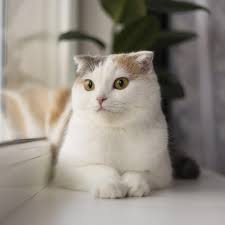
#> input picture kucing.jpeg, 225 x 225 px
$ python latihan10.py
#> lines starting #> are read from the running program, lines starting #| are printed output that depends on the picture
# vilda azizah wiguna
# 1217070085
# Operasi Geometri

#operasi translasi
import cv2
import numpy as np
image = cv2.imread('kucing.jpeg')
#> image is the input picture: shape (225, 225, 3); mean B, G, R 131.1, 140, 147
height, width = image.shape[:2]
#> height = 225; width = 225
#membuat matriks M dengan contoh Tx = 100 & Ty = 50
M = np.float32([[1,0,100],[0,1,50]])
image_translation = cv2.warpAffine(image, M, (height, width))
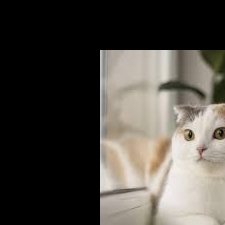
#> image_translation: shape (225, 225, 3); mean B, G, R 67.2, 73.1, 77

cv2.imshow('citra', image)
cv2.imshow('citra hasil translation', image_translation)
cv2.waitKey(0)

$ run again, with test_image.jpg copied over kucing.jpeg
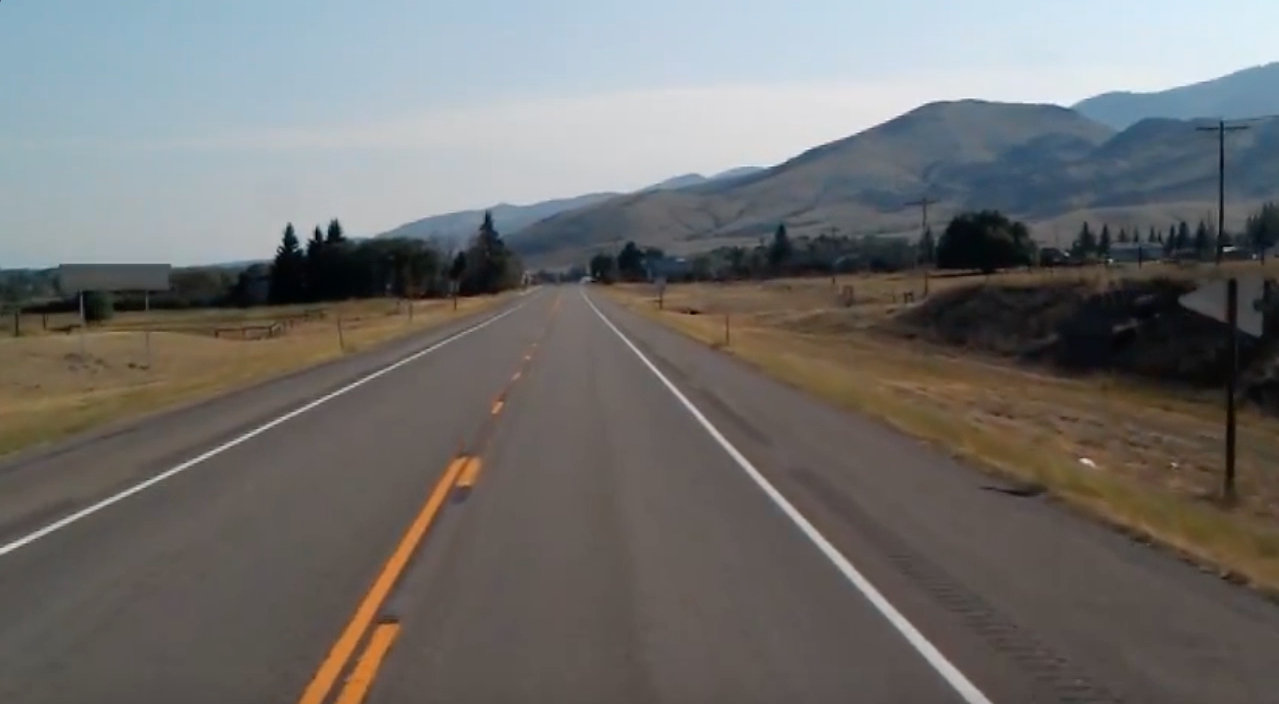
#> input picture test_image.jpg, 1279 x 704 px
#> image is the input picture: shape (704, 1279, 3); mean B, G, R 109.7, 111.3, 112.3
#> `image_translation = cv2.warpAffine(image, M, (height, width))`:
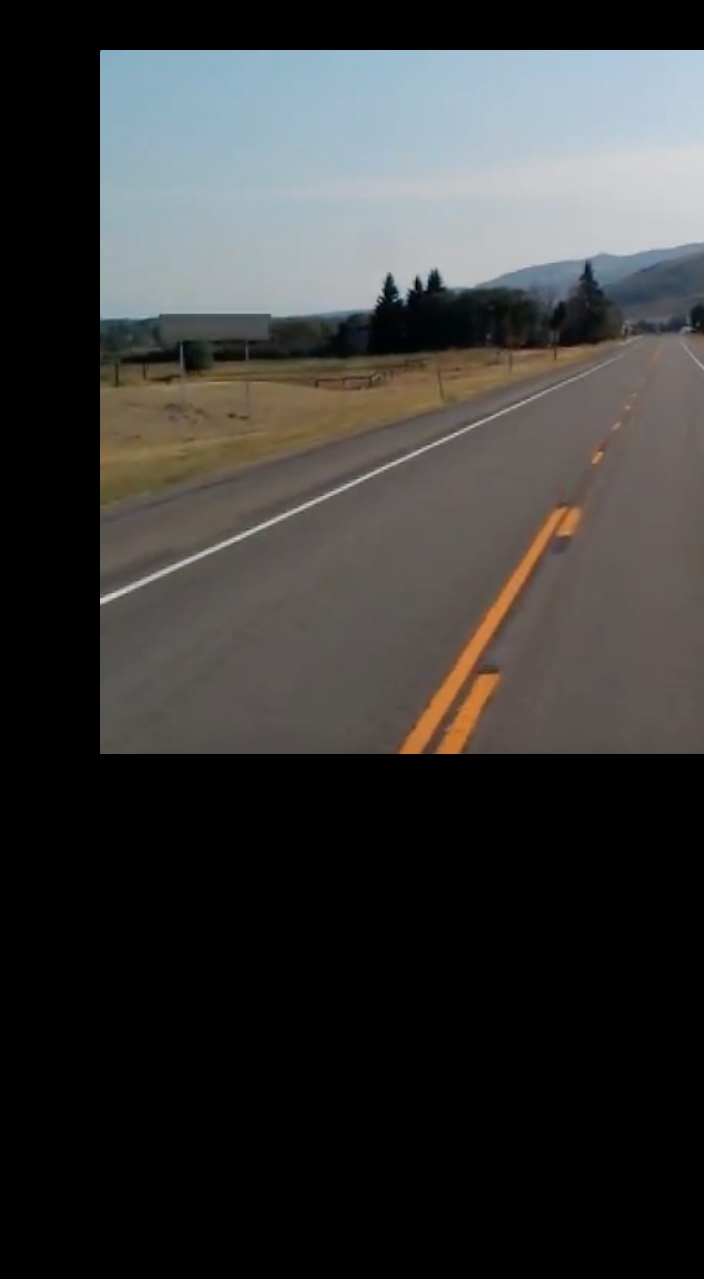
#> image_translation: shape (1279, 704, 3); mean B, G, R 55.9, 56.8, 56.9
